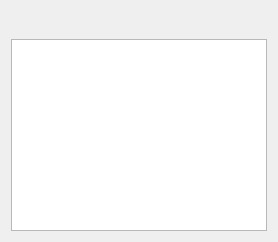
         <widget class="QWidget" name="modbusRegMapPage">
          <layout class="QVBoxLayout" name="verticalLayout_34">
           <property name="topMargin">
            <number>3</number>
           </property>
           <item>
            <layout class="QHBoxLayout" name="horizontalLayout_42">
             <item>
              <widget class="QToolButton" name="backToSensorsLisstButton">
               <property name="maximumSize">
                <size>
                 <width>30</width>
                 <height>30</height>
                </size>
               </property>
               <property name="toolTip">
                <string>Back</string>
               </property>
               <property name="icon">
                <iconset resource="MarvieControl.qrc">
                 <normaloff>:/MarvieControl/icons/icons8-chevron-left-filled-50.png</normaloff>:/MarvieControl/icons/icons8-chevron-left-filled-50.png</iconset>
               </property>
               <property name="iconSize">
                <size>
                 <width>30</width>
                 <height>30</height>
                </size>
               </property>
               <property name="popupMode">
                <enum>QToolButton::InstantPopup</enum>
               </property>
               <property name="autoRaise">
                <bool>true</bool>
               </property>
              </widget>
             </item>
             <item>
              <spacer name="horizontalSpacer_5">
               <property name="orientation">
                <enum>Qt::Horizontal</enum>
               </property>
               <property name="sizeHint" stdset="0">
                <size>
                 <width>40</width>
                 <height>20</height>
                </size>
               </property>
              </spacer>
             </item>
             <item>
              <widget class="QToolButton" name="exportModbusRegMapToCsvButton">
               <property name="maximumSize">
                <size>
                 <width>30</width>
                 <height>30</height>
                </size>
               </property>
               <property name="toolTip">
                <string>Export to CSV</string>
               </property>
               <property name="icon">
                <iconset resource="MarvieControl.qrc">
                 <normaloff>:/MarvieControl/icons/icons8-export-csv-filled-50.png</normaloff>:/MarvieControl/icons/icons8-export-csv-filled-50.png</iconset>
               </property>
               <property name="iconSize">
                <size>
                 <width>30</width>
                 <height>30</height>
                </size>
               </property>
               <property name="popupMode">
                <enum>QToolButton::InstantPopup</enum>
               </property>
               <property name="autoRaise">
                <bool>true</bool>
               </property>
              </widget>
             </item>
            </layout>
           </item>
           <item>
            <widget class="QTreeView" name="modbusRegMapTreeView">
             <property name="contextMenuPolicy">
              <enum>Qt::CustomContextMenu</enum>
             </property>
             <property name="frameShape">
              <enum>QFrame::StyledPanel</enum>
             </property>
             <property name="editTriggers">
              <set>QAbstractItemView::NoEditTriggers</set>
             </property>
             <property name="showDropIndicator" stdset="0">
              <bool>false</bool>
             </property>
             <property name="alternatingRowColors">
              <bool>true</bool>
             </property>
             <property name="selectionMode">
              <enum>QAbstractItemView::NoSelection</enum>
             </property>
             <property name="selectionBehavior">
              <enum>QAbstractItemView::SelectColumns</enum>
             </property>
             <property name="uniformRowHeights">
              <bool>true</bool>
             </property>
             <property name="headerHidden">
              <bool>false</bool>
             </property>
            </widget>
           </item>
          </layout>
         </widget>
